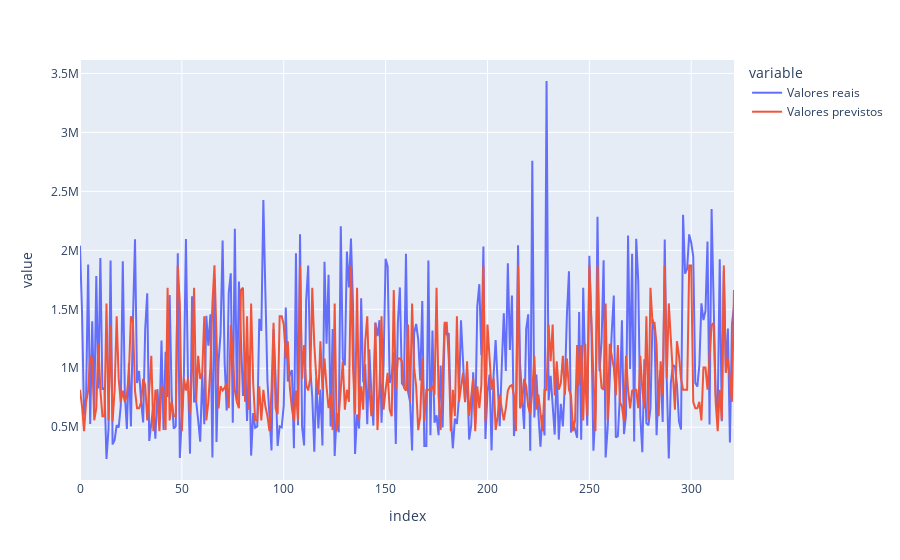

This figure's notebook cell:
### Code cell
# Montagem de um outro gráfico de linha 

fig1 = px.line(comp1, y = ["Valores reais", "Valores previstos"])
fig1.show()

### Figure 1 — Plotly figure (JSON) as saved in the notebook; plotly's stock layout.template omitted (floating-point values rounded to 4 significant figures; data arrays with more than 128 entries replaced by an {"elided": "..."} marker saying what was removed)
{"data": [{"hovertemplate": "variable=Valores reais<br>index=%{x}<br>value=%{y}<extra></extra>", "legendgroup": "Valores reais", "line": {"color": "#636efa", "dash": "solid"}, "marker": {"symbol": "circle"}, "mode": "lines", "name": "Valores reais", "orientation": "v", "showlegend": true, "type": "scatter", "x": {"elided": "322 int values"}, "xaxis": "x", "y": {"elided": "322 float values"}, "yaxis": "y"}, {"hovertemplate": "variable=Valores previstos<br>index=%{x}<br>value=%{y}<extra></extra>", "legendgroup": "Valores previstos", "line": {"color": "#EF553B", "dash": "solid"}, "marker": {"symbol": "circle"}, "mode": "lines", "name": "Valores previstos", "orientation": "v", "showlegend": true, "type": "scatter", "x": {"elided": "322 int values"}, "xaxis": "x", "y": {"elided": "322 float values"}, "yaxis": "y"}], "layout": {"legend": {"title": {"text": "variable"}, "tracegroupgap": 0}, "margin": {"t": 60}, "xaxis": {"anchor": "y", "domain": [0, 1], "title": {"text": "index"}}, "yaxis": {"anchor": "x", "domain": [0, 1], "title": {"text": "value"}}}}
